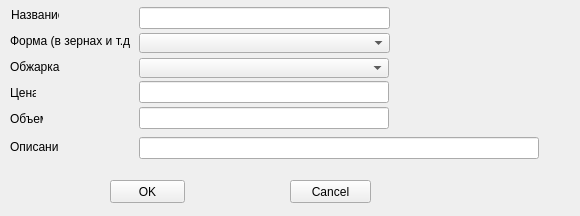
<?xml version="1.0" encoding="UTF-8"?>
<ui version="4.0">
 <class>FrmaddCoffee</class>
 <widget class="QWidget" name="FrmaddCoffee">
  <property name="geometry">
   <rect>
    <x>0</x>
    <y>0</y>
    <width>580</width>
    <height>216</height>
   </rect>
  </property>
  <property name="minimumSize">
   <size>
    <width>580</width>
    <height>170</height>
   </size>
  </property>
  <property name="windowTitle">
   <string>Сорт кофе - добавление строки</string>
  </property>
  <widget class="QLabel" name="label_6">
   <property name="geometry">
    <rect>
     <x>-51</x>
     <y>49</y>
     <width>55</width>
     <height>20</height>
    </rect>
   </property>
   <property name="text">
    <string>Обжарка   </string>
   </property>
  </widget>
  <widget class="QComboBox" name="CBRoast">
   <property name="geometry">
    <rect>
     <x>139</x>
     <y>58</y>
     <width>250</width>
     <height>20</height>
    </rect>
   </property>
  </widget>
  <widget class="QPushButton" name="BtnCancel">
   <property name="geometry">
    <rect>
     <x>290</x>
     <y>180</y>
     <width>81</width>
     <height>23</height>
    </rect>
   </property>
   <property name="text">
    <string>Cancel</string>
   </property>
  </widget>
  <widget class="QLabel" name="label_9">
   <property name="geometry">
    <rect>
     <x>11</x>
     <y>5</y>
     <width>48</width>
     <height>20</height>
    </rect>
   </property>
   <property name="text">
    <string>Название</string>
   </property>
  </widget>
  <widget class="QLabel" name="label_5">
   <property name="geometry">
    <rect>
     <x>10</x>
     <y>57</y>
     <width>55</width>
     <height>20</height>
    </rect>
   </property>
   <property name="text">
    <string>Обжарка   </string>
   </property>
  </widget>
  <widget class="QLabel" name="label_8">
   <property name="geometry">
    <rect>
     <x>10</x>
     <y>109</y>
     <width>33</width>
     <height>20</height>
    </rect>
   </property>
   <property name="text">
    <string>Объем</string>
   </property>
  </widget>
  <widget class="QComboBox" name="CBForm">
   <property name="geometry">
    <rect>
     <x>139</x>
     <y>33</y>
     <width>251</width>
     <height>20</height>
    </rect>
   </property>
  </widget>
  <widget class="QLabel" name="label_7">
   <property name="geometry">
    <rect>
     <x>10</x>
     <y>83</y>
     <width>26</width>
     <height>20</height>
    </rect>
   </property>
   <property name="text">
    <string>Цена</string>
   </property>
  </widget>
  <widget class="QPushButton" name="BtnOK">
   <property name="geometry">
    <rect>
     <x>110</x>
     <y>180</y>
     <width>75</width>
     <height>23</height>
    </rect>
   </property>
   <property name="text">
    <string>OK</string>
   </property>
  </widget>
  <widget class="QLabel" name="label_2">
   <property name="geometry">
    <rect>
     <x>10</x>
     <y>31</y>
     <width>120</width>
     <height>20</height>
    </rect>
   </property>
   <property name="text">
    <string>Форма (в зернах и т.д.)</string>
   </property>
  </widget>
  <widget class="QLineEdit" name="editPrice">
   <property name="geometry">
    <rect>
     <x>139</x>
     <y>81</y>
     <width>250</width>
     <height>22</height>
    </rect>
   </property>
  </widget>
  <widget class="QLineEdit" name="editValue">
   <property name="geometry">
    <rect>
     <x>139</x>
     <y>107</y>
     <width>250</width>
     <height>22</height>
    </rect>
   </property>
  </widget>
  <widget class="QLineEdit" name="editName">
   <property name="geometry">
    <rect>
     <x>139</x>
     <y>7</y>
     <width>251</width>
     <height>22</height>
    </rect>
   </property>
  </widget>
  <widget class="QLineEdit" name="editDescr">
   <property name="geometry">
    <rect>
     <x>139</x>
     <y>137</y>
     <width>400</width>
     <height>22</height>
    </rect>
   </property>
  </widget>
  <widget class="QLabel" name="label_10">
   <property name="geometry">
    <rect>
     <x>10</x>
     <y>137</y>
     <width>48</width>
     <height>20</height>
    </rect>
   </property>
   <property name="text">
    <string>Описание</string>
   </property>
  </widget>
  <zorder>label_6</zorder>
  <zorder>CBRoast</zorder>
  <zorder>BtnCancel</zorder>
  <zorder>label_9</zorder>
  <zorder>label_5</zorder>
  <zorder>label_8</zorder>
  <zorder>label_7</zorder>
  <zorder>BtnOK</zorder>
  <zorder>label_2</zorder>
  <zorder>CBForm</zorder>
  <zorder>editPrice</zorder>
  <zorder>editValue</zorder>
  <zorder>editName</zorder>
  <zorder>editDescr</zorder>
  <zorder>label_10</zorder>
 </widget>
 <resources/>
 <connections/>
</ui>
